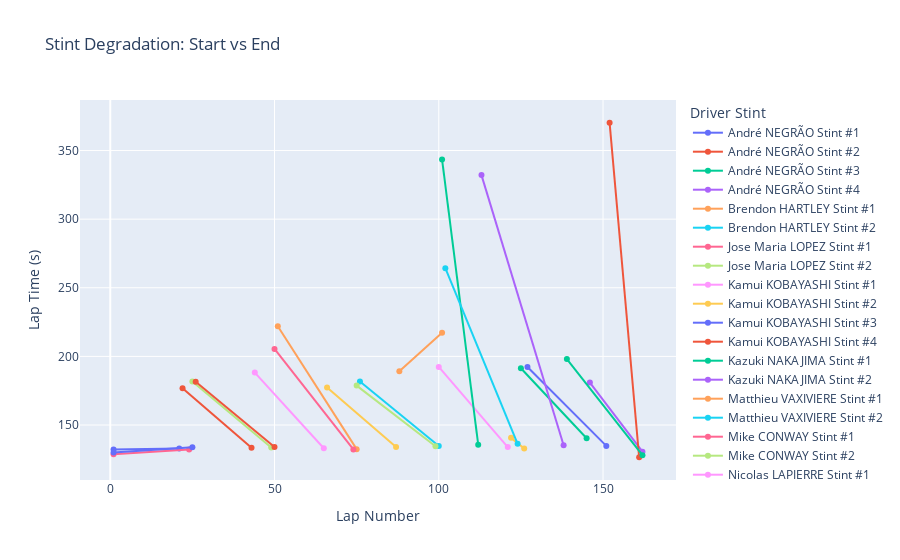

This figure's notebook cell:
### Markdown cell above
## Stint Degradation

### Code cell
stint_summary = (
    spa.groupby(["driver_stint", "team_no"]).agg(
        start_lap=("lap_number", "min"),
        end_lap=("lap_number", "max"),
        start_time=("lap_time_s", "first"),
        end_time=("lap_time_s", "last")
    )
    .reset_index()
)

stint_long = pd.concat(
    [stint_summary[["driver_stint", "team_no", "start_lap", "start_time"]].rename(columns={"start_lap": "lap", "start_time": "lap_time"}),

    stint_summary[["driver_stint", "team_no", "end_lap", "end_time"]].rename(columns={"end_lap": "lap", "end_time": "lap_time"})],
    ignore_index=True
)

fig = px.line(stint_long,
    x="lap",
    y="lap_time",
    color="driver_stint",   
    line_group="team_no", 
    markers=True,
    title="Stint Degradation: Start vs End",
    labels={                  
        "lap": "Lap Number",
        "lap_time": "Lap Time",
        "driver_stint": "Driver Stint",
        "team_no": "Team Number"
    }
)

fig.update_layout(
    xaxis_title="Lap Number",
    yaxis_title="Lap Time (s)"
)

fig.show()

### Figure 1 — Plotly figure (JSON) as saved in the notebook; plotly's stock layout.template omitted (floating-point values rounded to 4 significant figures)
{"data": [{"hovertemplate": "Driver Stint=André NEGRÃO Stint #1<br>Team Number=Alpine Elf Matmut #36<br>Lap Number=%{x}<br>Lap Time=%{y}<extra></extra>", "legendgroup": "André NEGRÃO Stint #1", "line": {"color": "#636efa", "dash": "solid"}, "marker": {"symbol": "circle"}, "mode": "lines+markers", "name": "André NEGRÃO Stint #1", "orientation": "v", "showlegend": true, "type": "scatter", "x": [1, 21], "xaxis": "x", "y": [132.2, 133.0], "yaxis": "y"}, {"hovertemplate": "Driver Stint=André NEGRÃO Stint #2<br>Team Number=Alpine Elf Matmut #36<br>Lap Number=%{x}<br>Lap Time=%{y}<extra></extra>", "legendgroup": "André NEGRÃO Stint #2", "line": {"color": "#EF553B", "dash": "solid"}, "marker": {"symbol": "circle"}, "mode": "lines+markers", "name": "André NEGRÃO Stint #2", "orientation": "v", "showlegend": true, "type": "scatter", "x": [22, 43], "xaxis": "x", "y": [176.7, 133.4], "yaxis": "y"}, {"hovertemplate": "Driver Stint=André NEGRÃO Stint #3<br>Team Number=Alpine Elf Matmut #36<br>Lap Number=%{x}<br>Lap Time=%{y}<extra></extra>", "legendgroup": "André NEGRÃO Stint #3", "line": {"color": "#00cc96", "dash": "solid"}, "marker": {"symbol": "circle"}, "mode": "lines+markers", "name": "André NEGRÃO Stint #3", "orientation": "v", "showlegend": true, "type": "scatter", "x": [125, 145], "xaxis": "x", "y": [191.4, 140.4], "yaxis": "y"}, {"hovertemplate": "Driver Stint=André NEGRÃO Stint #4<br>Team Number=Alpine Elf Matmut #36<br>Lap Number=%{x}<br>Lap Time=%{y}<extra></extra>", "legendgroup": "André NEGRÃO Stint #4", "line": {"color": "#ab63fa", "dash": "solid"}, "marker": {"symbol": "circle"}, "mode": "lines+markers", "name": "André NEGRÃO Stint #4", "orientation": "v", "showlegend": true, "type": "scatter", "x": [146, 162], "xaxis": "x", "y": [180.9, 130.6], "yaxis": "y"}, {"hovertemplate": "Driver Stint=Brendon HARTLEY Stint #1<br>Team Number=Toyota Gazoo Racing #8<br>Lap Number=%{x}<br>Lap Time=%{y}<extra></extra>", "legendgroup": "Brendon HARTLEY Stint #1", "line": {"color": "#FFA15A", "dash": "solid"}, "marker": {"symbol": "circle"}, "mode": "lines+markers", "name": "Brendon HARTLEY Stint #1", "orientation": "v", "showlegend": true, "type": "scatter", "x": [51, 75], "xaxis": "x", "y": [222.0, 132.4], "yaxis": "y"}, {"hovertemplate": "Driver Stint=Brendon HARTLEY Stint #2<br>Team Number=Toyota Gazoo Racing #8<br>Lap Number=%{x}<br>Lap Time=%{y}<extra></extra>", "legendgroup": "Brendon HARTLEY Stint #2", "line": {"color": "#19d3f3", "dash": "solid"}, "marker": {"symbol": "circle"}, "mode": "lines+markers", "name": "Brendon HARTLEY Stint #2", "orientation": "v", "showlegend": true, "type": "scatter", "x": [76, 100], "xaxis": "x", "y": [181.6, 134.8], "yaxis": "y"}, {"hovertemplate": "Driver Stint=Jose Maria LOPEZ Stint #1<br>Team Number=Toyota Gazoo Racing #7<br>Lap Number=%{x}<br>Lap Time=%{y}<extra></extra>", "legendgroup": "Jose Maria LOPEZ Stint #1", "line": {"color": "#FF6692", "dash": "solid"}, "marker": {"symbol": "circle"}, "mode": "lines+markers", "name": "Jose Maria LOPEZ Stint #1", "orientation": "v", "showlegend": true, "type": "scatter", "x": [50, 74], "xaxis": "x", "y": [205.5, 132.2], "yaxis": "y"}, {"hovertemplate": "Driver Stint=Jose Maria LOPEZ Stint #2<br>Team Number=Toyota Gazoo Racing #7<br>Lap Number=%{x}<br>Lap Time=%{y}<extra></extra>", "legendgroup": "Jose Maria LOPEZ Stint #2", "line": {"color": "#B6E880", "dash": "solid"}, "marker": {"symbol": "circle"}, "mode": "lines+markers", "name": "Jose Maria LOPEZ Stint #2", "orientation": "v", "showlegend": true, "type": "scatter", "x": [75, 99], "xaxis": "x", "y": [178.7, 134.5], "yaxis": "y"}, {"hovertemplate": "Driver Stint=Kamui KOBAYASHI Stint #1<br>Team Number=Toyota Gazoo Racing #7<br>Lap Number=%{x}<br>Lap Time=%{y}<extra></extra>", "legendgroup": "Kamui KOBAYASHI Stint #1", "line": {"color": "#FF97FF", "dash": "solid"}, "marker": {"symbol": "circle"}, "mode": "lines+markers", "name": "Kamui KOBAYASHI Stint #1", "orientation": "v", "showlegend": true, "type": "scatter", "x": [100, 121], "xaxis": "x", "y": [192.3, 133.9], "yaxis": "y"}, {"hovertemplate": "Driver Stint=Kamui KOBAYASHI Stint #2<br>Team Number=Toyota Gazoo Racing #7<br>Lap Number=%{x}<br>Lap Time=%{y}<extra></extra>", "legendgroup": "Kamui KOBAYASHI Stint #2", "line": {"color": "#FECB52", "dash": "solid"}, "marker": {"symbol": "circle"}, "mode": "lines+markers", "name": "Kamui KOBAYASHI Stint #2", "orientation": "v", "showlegend": true, "type": "scatter", "x": [122, 126], "xaxis": "x", "y": [140.6, 132.9], "yaxis": "y"}, {"hovertemplate": "Driver Stint=Kamui KOBAYASHI Stint #3<br>Team Number=Toyota Gazoo Racing #7<br>Lap Number=%{x}<br>Lap Time=%{y}<extra></extra>", "legendgroup": "Kamui KOBAYASHI Stint #3", "line": {"color": "#636efa", "dash": "solid"}, "marker": {"symbol": "circle"}, "mode": "lines+markers", "name": "Kamui KOBAYASHI Stint #3", "orientation": "v", "showlegend": true, "type": "scatter", "x": [127, 151], "xaxis": "x", "y": [192.3, 134.8], "yaxis": "y"}, {"hovertemplate": "Driver Stint=Kamui KOBAYASHI Stint #4<br>Team Number=Toyota Gazoo Racing #7<br>Lap Number=%{x}<br>Lap Time=%{y}<extra></extra>", "legendgroup": "Kamui KOBAYASHI Stint #4", "line": {"color": "#EF553B", "dash": "solid"}, "marker": {"symbol": "circle"}, "mode": "lines+markers", "name": "Kamui KOBAYASHI Stint #4", "orientation": "v", "showlegend": true, "type": "scatter", "x": [152, 161], "xaxis": "x", "y": [370.2, 126.5], "yaxis": "y"}, {"hovertemplate": "Driver Stint=Kazuki NAKAJIMA Stint #1<br>Team Number=Toyota Gazoo Racing #8<br>Lap Number=%{x}<br>Lap Time=%{y}<extra></extra>", "legendgroup": "Kazuki NAKAJIMA Stint #1", "line": {"color": "#00cc96", "dash": "solid"}, "marker": {"symbol": "circle"}, "mode": "lines+markers", "name": "Kazuki NAKAJIMA Stint #1", "orientation": "v", "showlegend": true, "type": "scatter", "x": [101, 112], "xaxis": "x", "y": [343.5, 135.7], "yaxis": "y"}, {"hovertemplate": "Driver Stint=Kazuki NAKAJIMA Stint #2<br>Team Number=Toyota Gazoo Racing #8<br>Lap Number=%{x}<br>Lap Time=%{y}<extra></extra>", "legendgroup": "Kazuki NAKAJIMA Stint #2", "line": {"color": "#ab63fa", "dash": "solid"}, "marker": {"symbol": "circle"}, "mode": "lines+markers", "name": "Kazuki NAKAJIMA Stint #2", "orientation": "v", "showlegend": true, "type": "scatter", "x": [113, 138], "xaxis": "x", "y": [332.1, 135.3], "yaxis": "y"}, {"hovertemplate": "Driver Stint=Matthieu VAXIVIERE Stint #1<br>Team Number=Alpine Elf Matmut #36<br>Lap Number=%{x}<br>Lap Time=%{y}<extra></extra>", "legendgroup": "Matthieu VAXIVIERE Stint #1", "line": {"color": "#FFA15A", "dash": "solid"}, "marker": {"symbol": "circle"}, "mode": "lines+markers", "name": "Matthieu VAXIVIERE Stint #1", "orientation": "v", "showlegend": true, "type": "scatter", "x": [88, 101], "xaxis": "x", "y": [189.2, 217.2], "yaxis": "y"}, {"hovertemplate": "Driver Stint=Matthieu VAXIVIERE Stint #2<br>Team Number=Alpine Elf Matmut #36<br>Lap Number=%{x}<br>Lap Time=%{y}<extra></extra>", "legendgroup": "Matthieu VAXIVIERE Stint #2", "line": {"color": "#19d3f3", "dash": "solid"}, "marker": {"symbol": "circle"}, "mode": "lines+markers", "name": "Matthieu VAXIVIERE Stint #2", "orientation": "v", "showlegend": true, "type": "scatter", "x": [102, 124], "xaxis": "x", "y": [264.3, 136.3], "yaxis": "y"}, {"hovertemplate": "Driver Stint=Mike CONWAY Stint #1<br>Team Number=Toyota Gazoo Racing #7<br>Lap Number=%{x}<br>Lap Time=%{y}<extra></extra>", "legendgroup": "Mike CONWAY Stint #1", "line": {"color": "#FF6692", "dash": "solid"}, "marker": {"symbol": "circle"}, "mode": "lines+markers", "name": "Mike CONWAY Stint #1", "orientation": "v", "showlegend": true, "type": "scatter", "x": [1, 24], "xaxis": "x", "y": [128.8, 132.1], "yaxis": "y"}, {"hovertemplate": "Driver Stint=Mike CONWAY Stint #2<br>Team Number=Toyota Gazoo Racing #7<br>Lap Number=%{x}<br>Lap Time=%{y}<extra></extra>", "legendgroup": "Mike CONWAY Stint #2", "line": {"color": "#B6E880", "dash": "solid"}, "marker": {"symbol": "circle"}, "mode": "lines+markers", "name": "Mike CONWAY Stint #2", "orientation": "v", "showlegend": true, "type": "scatter", "x": [25, 49], "xaxis": "x", "y": [181.6, 133.6], "yaxis": "y"}, {"hovertemplate": "Driver Stint=Nicolas LAPIERRE Stint #1<br>Team Number=Alpine Elf Matmut #36<br>Lap Number=%{x}<br>Lap Time=%{y}<extra></extra>", "legendgroup": "Nicolas LAPIERRE Stint #1", "line": {"color": "#FF97FF", "dash": "solid"}, "marker": {"symbol": "circle"}, "mode": "lines+markers", "name": "Nicolas LAPIERRE Stint #1", "orientation": "v", "showlegend": true, "type": "scatter", "x": [44, 65], "xaxis": "x", "y": [188.2, 133.1], "yaxis": "y"}, {"hovertemplate": "Driver Stint=Nicolas LAPIERRE Stint #2<br>Team Number=Alpine Elf Matmut #36<br>Lap Number=%{x}<br>Lap Time=%{y}<extra></extra>", "legendgroup": "Nicolas LAPIERRE Stint #2", "line": {"color": "#FECB52", "dash": "solid"}, "marker": {"symbol": "circle"}, "mode": "lines+markers", "name": "Nicolas LAPIERRE Stint #2", "orientation": "v", "showlegend": true, "type": "scatter", "x": [66, 87], "xaxis": "x", "y": [177.3, 134], "yaxis": "y"}, {"hovertemplate": "Driver Stint=Sébastien BUEMI Stint #1<br>Team Number=Toyota Gazoo Racing #8<br>Lap Number=%{x}<br>Lap Time=%{y}<extra></extra>", "legendgroup": "Sébastien BUEMI Stint #1", "line": {"color": "#636efa", "dash": "solid"}, "marker": {"symbol": "circle"}, "mode": "lines+markers", "name": "Sébastien BUEMI Stint #1", "orientation": "v", "showlegend": true, "type": "scatter", "x": [1, 25], "xaxis": "x", "y": [129.9, 133.7], "yaxis": "y"}, {"hovertemplate": "Driver Stint=Sébastien BUEMI Stint #2<br>Team Number=Toyota Gazoo Racing #8<br>Lap Number=%{x}<br>Lap Time=%{y}<extra></extra>", "legendgroup": "Sébastien BUEMI Stint #2", "line": {"color": "#EF553B", "dash": "solid"}, "marker": {"symbol": "circle"}, "mode": "lines+markers", "name": "Sébastien BUEMI Stint #2", "orientation": "v", "showlegend": true, "type": "scatter", "x": [26, 50], "xaxis": "x", "y": [181.5, 134.0], "yaxis": "y"}, {"hovertemplate": "Driver Stint=Sébastien BUEMI Stint #3<br>Team Number=Toyota Gazoo Racing #8<br>Lap Number=%{x}<br>Lap Time=%{y}<extra></extra>", "legendgroup": "Sébastien BUEMI Stint #3", "line": {"color": "#00cc96", "dash": "solid"}, "marker": {"symbol": "circle"}, "mode": "lines+markers", "name": "Sébastien BUEMI Stint #3", "orientation": "v", "showlegend": true, "type": "scatter", "x": [139, 162], "xaxis": "x", "y": [198.1, 128.0], "yaxis": "y"}], "layout": {"legend": {"title": {"text": "Driver Stint"}, "tracegroupgap": 0}, "title": {"text": "Stint Degradation: Start vs End"}, "xaxis": {"anchor": "y", "domain": [0, 1], "title": {"text": "Lap Number"}}, "yaxis": {"anchor": "x", "domain": [0, 1], "title": {"text": "Lap Time (s)"}}}}
